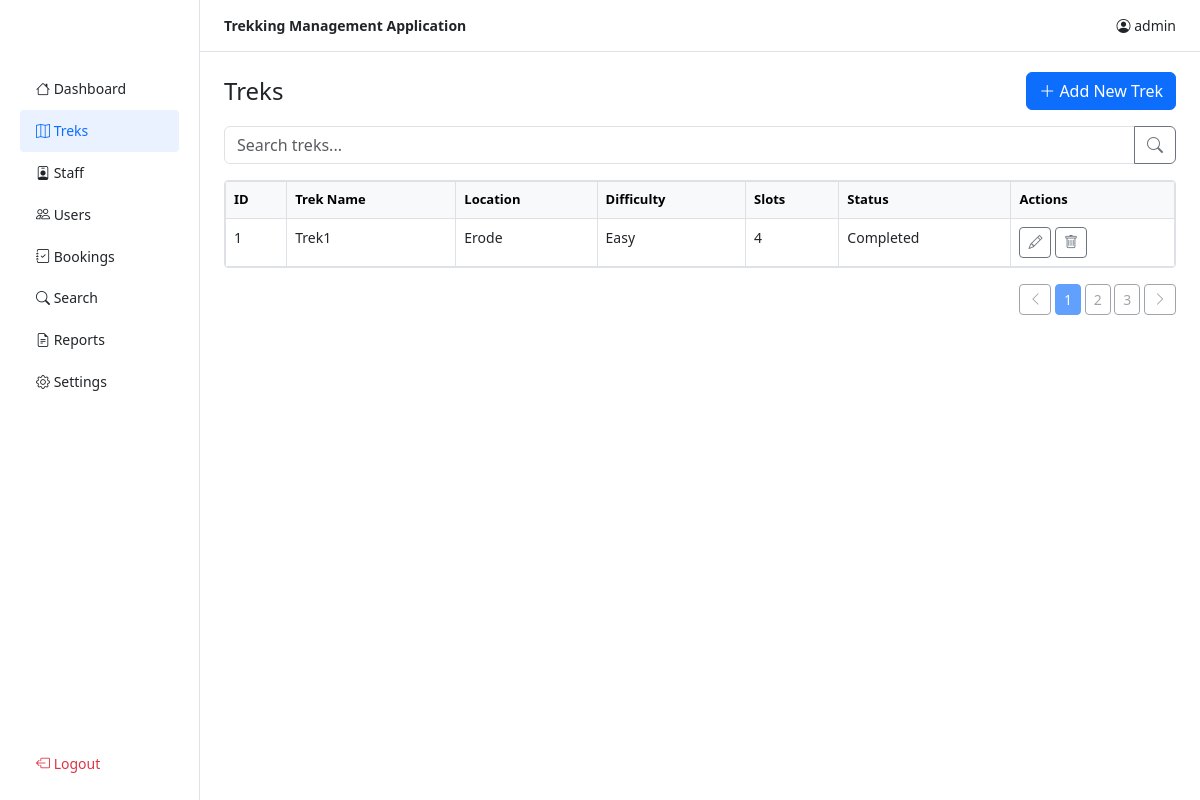
The app's page /admin/treks (signed in) with its own data.
### tables this page shows
CREATE TABLE treks (
            id INTEGER PRIMARY KEY AUTOINCREMENT,
            name TEXT NOT NULL,
            location TEXT,
            difficulty TEXT CHECK(difficulty IN ("Easy","Moderate","Hard")),
            duration INTEGER,
            slots INTEGER DEFAULT 0,
            staff_id INTEGER REFERENCES users(id),
            status TEXT DEFAULT "Pending",
            start_date TEXT,
            end_date TEXT
        , description TEXT DEFAULT "");

### app.py (the view, shortened to what this page needs)
@app.route('/admin/treks', methods=['GET', 'POST'])
@login_required('admin')
def admin_treks():
    db = get_db()
    q = request.args.get('q', '')
    all_staff = db.execute('SELECT id, name FROM users WHERE role="staff" AND status="active"').fetchall()
    if q:
        treks = db.execute('SELECT t.*, u.name as staff_name FROM treks t LEFT JOIN users u ON t.staff_id=u.id WHERE t.name LIKE ? OR CAST(t.id AS TEXT) LIKE ?',
                           (f'%{q}%', f'%{q}%')).fetchall()
    else:
        treks = db.execute('SELECT t.*, u.name as staff_name FROM treks t LEFT JOIN users u ON t.staff_id=u.id').fetchall()
    return render_template('admin/treks.html', treks=treks, q=q, all_staff=all_staff)

### app.py (called while the page is built)
def login_required(role=None):
    def decorator(f):
        @wraps(f)
        def wrapper(*args, **kwargs):
            if 'user_id' not in session:
                return redirect(url_for('login'))
            if role and session.get('role') != role:
                flash('Access denied.')
                return redirect(url_for('login'))
            return f(*args, **kwargs)
        return wrapper
    return decorator

### database.py (called while the page is built)
def get_db():
    db = getattr(g, '_database', None)
    if db is None:
        db = g._database = sqlite3.connect(DATABASE)
        db.row_factory = sqlite3.Row
    return db

### templates/admin/treks.html
{% extends "base.html" %}
{% block sidebar %}
<ul class="nav flex-column px-2">
  <li class="nav-item"><a class="nav-link" href="{{ url_for('admin_dashboard') }}"><i class="bi bi-house"></i> Dashboard</a></li>
  <li class="nav-item"><a class="nav-link active" href="{{ url_for('admin_treks') }}"><i class="bi bi-map"></i> Treks</a></li>
  <li class="nav-item"><a class="nav-link" href="{{ url_for('admin_staff') }}"><i class="bi bi-person-badge"></i> Staff</a></li>
  <li class="nav-item"><a class="nav-link" href="{{ url_for('admin_users') }}"><i class="bi bi-people"></i> Users</a></li>
  <li class="nav-item"><a class="nav-link" href="{{ url_for('admin_bookings') }}"><i class="bi bi-journal-check"></i> Bookings</a></li>
  <li class="nav-item"><a class="nav-link" href="{{ url_for('admin_search') }}"><i class="bi bi-search"></i> Search</a></li>
  <li class="nav-item"><a class="nav-link" href="{{ url_for('admin_reports') }}"><i class="bi bi-file-earmark-text"></i> Reports</a></li>
  <li class="nav-item"><a class="nav-link" href="{{ url_for('admin_settings') }}"><i class="bi bi-gear"></i> Settings</a></li>
</ul>
{% endblock %}
{% block content %}
<div class="d-flex justify-content-between align-items-center mb-3">
  <h4 class="mb-0">Treks</h4>
  <a href="{{ url_for('admin_add_trek') }}" class="btn btn-primary"><i class="bi bi-plus-lg"></i> Add New Trek</a>
</div>
<form method="GET" class="input-group mb-3">
  <input name="q" value="{{ q }}" class="form-control" placeholder="Search treks...">
  <button class="btn btn-outline-secondary"><i class="bi bi-search"></i></button>
</form>
<div class="card table-responsive">
  <table class="table table-bordered mb-0">
    <thead class="table-light"><tr><th>ID</th><th>Trek Name</th><th>Location</th><th>Difficulty</th><th>Slots</th><th>Status</th><th>Actions</th></tr></thead>
    <tbody>
      {% for t in treks %}
      <tr>
        <td>{{ t.id }}</td><td>{{ t.name }}</td><td>{{ t.location }}</td><td>{{ t.difficulty }}</td><td>{{ t.slots }}</td><td>{{ t.status }}</td>
        <td>
          <a class="btn btn-sm btn-outline-secondary" href="{{ url_for('admin_edit_trek', tid=t.id) }}"><i class="bi bi-pencil"></i></a>
          <a class="btn btn-sm btn-outline-secondary" href="{{ url_for('admin_delete_trek', tid=t.id) }}"><i class="bi bi-trash"></i></a>
        </td>
      </tr>
      {% else %}
      <tr><td colspan="7" class="text-center text-muted">No treks found.</td></tr>
      {% endfor %}
    </tbody>
  </table>
</div>
<div class="text-end mt-3">
  <span class="btn btn-sm btn-outline-secondary disabled"><i class="bi bi-chevron-left"></i></span>
  <span class="btn btn-sm btn-primary disabled">1</span>
  <span class="btn btn-sm btn-outline-secondary disabled">2</span>
  <span class="btn btn-sm btn-outline-secondary disabled">3</span>
  <span class="btn btn-sm btn-outline-secondary disabled"><i class="bi bi-chevron-right"></i></span>
</div>
{% endblock %}

### templates/base.html (style rules this page uses)
body { background: #fff; color: #212529; font-size: 14px; }
.sidebar .nav-link { color: #212529; padding:.65rem 1rem; font-weight:500; }
.sidebar .nav-link:hover, .sidebar .nav-link.active { background: #eaf2ff; border-radius: 4px; color: #0d6efd; }
.card { border: 1px solid #dee2e6; border-radius: 4px; box-shadow: none; }
.table th { font-size: 13px; }

### records on screen
treks: id "1", name "Trek1", location "Erode", difficulty "Easy", slots "4", status "Completed"

### other values on screen
{{ session.username }} "admin"
